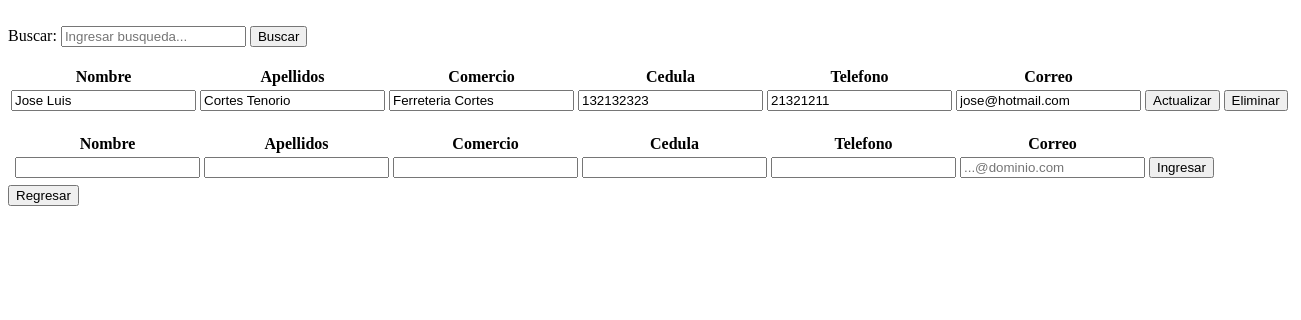
/view/ProveedorView.php, run on an earlier commit of the app's database.
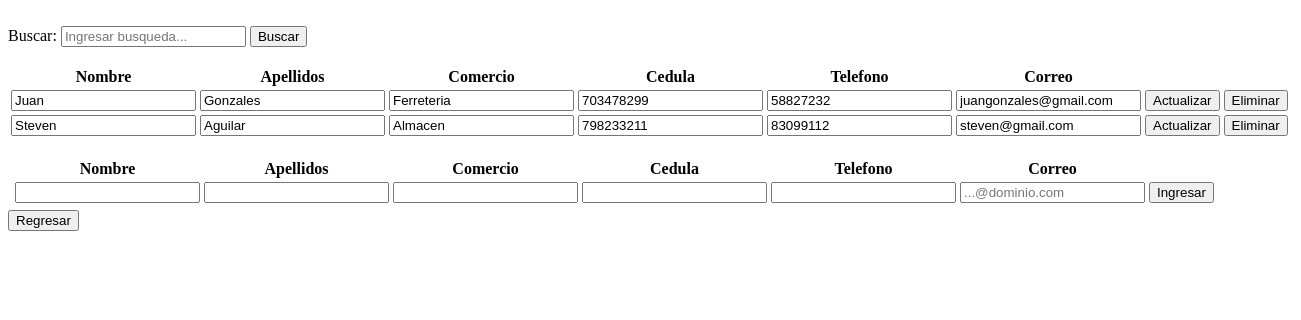
And on a later commit of the database.
### tables this page shows
CREATE TABLE `tbproveedor` (
  `tbproveedorid` int(11) NOT NULL,
  `tbproveedornombre` text NOT NULL,
  `tbproveedorapellido` text NOT NULL,
  `tbproveedorcomercio` text NOT NULL,
  `tbproveedorcedula` varchar(12) NOT NULL,
  `tbproveedortelefono` int(11) NOT NULL,
  `tbproveedorcorreo` text NOT NULL
);

### data/ProveedorData.php (called while the page is built, shortened)
<?php
include '../domain/Proveedor.php';
class ProveedorData extends Data{
    public function getAllProveedor() {
        $conn = mysqli_connect($this->server, $this->user, $this->password, $this->db);
        $conn->set_charset('utf8');
        $querySelect = "SELECT * FROM tbproveedor;";
        $result = mysqli_query($conn, $querySelect);
        $Proveedores = [];
        while ($row = mysqli_fetch_array($result)) {
            $currentProveedor = new Proveedor($row['tbproveedorid'], $row['tbproveedornombre'], $row['tbproveedorapellido'], $row['tbproveedorcomercio'], $row['tbproveedorcedula'],
            $row['tbproveedortelefono'], $row['tbproveedorcorreo']);
            array_push($Proveedores, $currentProveedor);
        }
        return $Proveedores;
    }
}

### business/ProveedorBusiness.php (called while the page is built, shortened)
<?php
include '../data/ProveedorData.php';
class ProveedorBusiness{
    private $ProveedorData;
    public function ProveedorBusiness() {
        $this->ProveedorData = new ProveedorData();
    }
    public function getAllProveedor() {
        return $this->ProveedorData->getAllProveedor();
    }
}
?>

### domain/Proveedor.php (called while the page is built, shortened)
<?php
class Proveedor{
    private $proveedorId;
    private $proveedorNombre;
    private $proveedorApellido;
    private $proveedorComercio;
    private $proveedorCedula;
    private $proveedorTelefono;
    private $proveedorCorreo;
    function Proveedor($proveedorId, $proveedorNombre, $proveedorApellido, $proveedorComercio, $proveedorCedula, $proveedorTelefono, $proveedorCorreo){
        $this->proveedorId = $proveedorId;
        $this->proveedorNombre = $proveedorNombre;
        $this->proveedorApellido = $proveedorApellido;
        $this->proveedorComercio = $proveedorComercio;
        $this->proveedorCedula = $proveedorCedula;
        $this->proveedorTelefono = $proveedorTelefono;
        $this->proveedorCorreo = $proveedorCorreo;
    }
	function getProveedorId(){
        return $this->proveedorId;
    }
    function getProveedorNombre(){
        return $this->proveedorNombre;
    }
    function getProveedorApellido(){
        return $this->proveedorApellido;
    }
    function getProveedorTelefono(){
        return $this->proveedorTelefono;
    }
    function getProveedorCorreo(){
        return $this->proveedorCorreo;
    }
	function getProveedorCedula() {
		return $this->proveedorCedula;
	}
    function getProveedorComercio() {
		return $this->proveedorComercio;
	}
}
?>

### view/ProveedorView.php (the view, shortened to what the changed rows need)
<!DOCTYPE html>
<html lang="en">
<head>
    <?php
    include '../business/ProveedorBusiness.php';
    ?>
</head>
<body>
    <section id="form">
        <table>
            <tr>
                <th>Nombre</th>
                <th>Apellidos</th>
                <th>Comercio</th>
                <th>Cedula</th>
                <th>Telefono</th>
                <th>Correo</th>
                <th></th>
            </tr>
            <tbody id=buscarProveedores>
                <?php
                $ProveedorBusiness = new ProveedorBusiness();
                $allProveedor = $ProveedorBusiness->getAllProveedor();
                foreach($allProveedor as $current){
                    echo '<form method="post" enctype="multipart/form-data" action="../business/ProveedorAction.php">';
                    echo '<td><input type="text" name="tbproveedornombre" id="tbproveedornombre" value="' . $current->getProveedorNombre() . '"/></td>';
                    echo '<td><input type="text" name="tbproveedorapellido" id="tbproveedorapellido" value="' . $current->getProveedorApellido() . '"/></td>';
                    echo '<td><input type="text" name="tbproveedorcomercio" id="tbproveedorcomercio" value="' . $current->getProveedorComercio() . '"/></td>';
                    echo '<td><input type="text" data-mask  ="0-0000-0000" minlength="5" maxlength="12" name="tbproveedorcedula" id="tbproveedorcedula" value="' . $current->getProveedorCedula() . '"/></td>';
                    echo '<td><input type="text" data-mask= "0000-0000" min="10000000" max = "99999999" maxlength="10" name="tbproveedortelefono" id="tbproveedortelefono" value="' . $current->getProveedorTelefono() . '"/></td>';
                    echo '<td><input type="email" name="tbproveedorcorreo" id="tbproveedorcorreo" value="' . $current->getProveedorCorreo() . '"/></td>';
                    echo '<td><input type="submit" value="Actualizar" name="actualizar" id="actualizar"/></td>';
                    echo '<td><button onclick="eliminarProveedor(' . $current->getProveedorId() . ')">Eliminar</button></td>';
                    echo '</form>';
                }
                ?>
            </tbody>
        </table>
        <br>
        <table>
            <tr>
                <th></th>
                <th>Nombre</th>
                <th>Apellidos</th>
                <th>Comercio</th>
                <th>Cedula</th>
                <th>Telefono</th>
                <th>Correo</th>
                <th></th>
            </tr>
        </table>
    </section>
</body>
</html>

What changed in the data, as far as the page shows it:
changed tbproveedor: tbproveedornombre "Jose Luis" → "Juan"; tbproveedorapellido "Cortes Tenorio" → "Gonzales"; tbproveedorcomercio "Ferreteria Cortes" → "Ferreteria"; tbproveedorcedula "132132323" → "703478299"; tbproveedortelefono "21321211" → "58827232"; tbproveedorcorreo "jose@hotmail.com" → "juangonzales@gmail.com"
added tbproveedor: tbproveedornombre "Steven", tbproveedorapellido "Aguilar", tbproveedorcomercio "Almacen", tbproveedorcedula "798233211", tbproveedortelefono "83099112", tbproveedorcorreo "steven@gmail.com"
